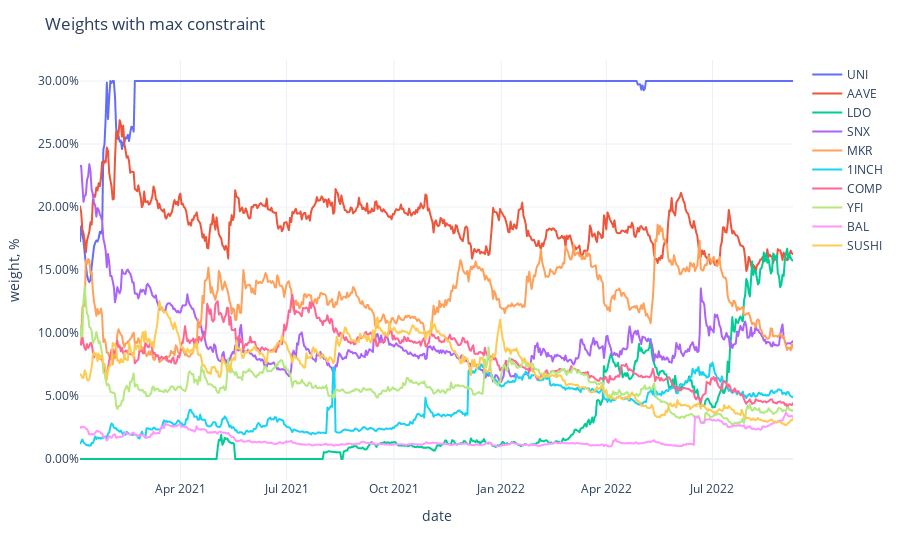

This figure's notebook cell:
### Code cell
fig = px.line(adjusted_weights,
              labels={'value': 'weight, %', 'variable': ''})
fig.update_traces(
    hovertemplate="%{y}"
)
fig.update_yaxes(
    tickformat=".2%",
)
fig.update_xaxes(
    showspikes=True,
    spikethickness=2,
    spikedash="dot",
    spikecolor="#999999",
    spikemode="across",
)
fig.update_layout(
    hovermode="x",
    hoverdistance=100,  ## Distance to show hover label of data point
    spikedistance=1000,  ## Distance to show spike
    template='plotly_white',
    title='Weights with max constraint'
)

### Figure 1 — Plotly figure (JSON) as saved in the notebook; plotly's stock layout.template omitted (floating-point values rounded to 4 significant figures; data arrays with more than 128 entries replaced by an {"elided": "..."} marker saying what was removed)
{"data": [{"hovertemplate": "%{y}", "legendgroup": "UNI", "line": {"color": "#636efa", "dash": "solid"}, "marker": {"symbol": "circle"}, "mode": "lines", "name": "UNI", "showlegend": true, "type": "scattergl", "x": {"elided": "612 str values"}, "xaxis": "x", "y": {"elided": "612 float values"}, "yaxis": "y"}, {"hovertemplate": "%{y}", "legendgroup": "AAVE", "line": {"color": "#EF553B", "dash": "solid"}, "marker": {"symbol": "circle"}, "mode": "lines", "name": "AAVE", "showlegend": true, "type": "scattergl", "x": {"elided": "612 str values"}, "xaxis": "x", "y": {"elided": "612 float values"}, "yaxis": "y"}, {"hovertemplate": "%{y}", "legendgroup": "LDO", "line": {"color": "#00cc96", "dash": "solid"}, "marker": {"symbol": "circle"}, "mode": "lines", "name": "LDO", "showlegend": true, "type": "scattergl", "x": {"elided": "612 str values"}, "xaxis": "x", "y": {"elided": "612 float values"}, "yaxis": "y"}, {"hovertemplate": "%{y}", "legendgroup": "SNX", "line": {"color": "#ab63fa", "dash": "solid"}, "marker": {"symbol": "circle"}, "mode": "lines", "name": "SNX", "showlegend": true, "type": "scattergl", "x": {"elided": "612 str values"}, "xaxis": "x", "y": {"elided": "612 float values"}, "yaxis": "y"}, {"hovertemplate": "%{y}", "legendgroup": "MKR", "line": {"color": "#FFA15A", "dash": "solid"}, "marker": {"symbol": "circle"}, "mode": "lines", "name": "MKR", "showlegend": true, "type": "scattergl", "x": {"elided": "612 str values"}, "xaxis": "x", "y": {"elided": "612 float values"}, "yaxis": "y"}, {"hovertemplate": "%{y}", "legendgroup": "1INCH", "line": {"color": "#19d3f3", "dash": "solid"}, "marker": {"symbol": "circle"}, "mode": "lines", "name": "1INCH", "showlegend": true, "type": "scattergl", "x": {"elided": "612 str values"}, "xaxis": "x", "y": {"elided": "612 float values"}, "yaxis": "y"}, {"hovertemplate": "%{y}", "legendgroup": "COMP", "line": {"color": "#FF6692", "dash": "solid"}, "marker": {"symbol": "circle"}, "mode": "lines", "name": "COMP", "showlegend": true, "type": "scattergl", "x": {"elided": "612 str values"}, "xaxis": "x", "y": {"elided": "612 float values"}, "yaxis": "y"}, {"hovertemplate": "%{y}", "legendgroup": "YFI", "line": {"color": "#B6E880", "dash": "solid"}, "marker": {"symbol": "circle"}, "mode": "lines", "name": "YFI", "showlegend": true, "type": "scattergl", "x": {"elided": "612 str values"}, "xaxis": "x", "y": {"elided": "612 float values"}, "yaxis": "y"}, {"hovertemplate": "%{y}", "legendgroup": "BAL", "line": {"color": "#FF97FF", "dash": "solid"}, "marker": {"symbol": "circle"}, "mode": "lines", "name": "BAL", "showlegend": true, "type": "scattergl", "x": {"elided": "612 str values"}, "xaxis": "x", "y": {"elided": "612 float values"}, "yaxis": "y"}, {"hovertemplate": "%{y}", "legendgroup": "SUSHI", "line": {"color": "#FECB52", "dash": "solid"}, "marker": {"symbol": "circle"}, "mode": "lines", "name": "SUSHI", "showlegend": true, "type": "scattergl", "x": {"elided": "612 str values"}, "xaxis": "x", "y": {"elided": "612 float values"}, "yaxis": "y"}], "layout": {"autosize": true, "hoverdistance": 100, "hovermode": "x", "legend": {"title": {"text": ""}, "tracegroupgap": 0}, "margin": {"t": 60}, "spikedistance": 1000, "title": {"text": "Weights with max constraint"}, "xaxis": {"anchor": "y", "autorange": true, "domain": [0, 1], "range": ["2021-01-05", "2022-09-08"], "showspikes": true, "spikecolor": "#999999", "spikedash": "dot", "spikemode": "across", "spikethickness": 2, "title": {"text": "date"}, "type": "date"}, "yaxis": {"anchor": "x", "autorange": true, "domain": [0, 1], "range": [-0.01667, 0.3167], "tickformat": ".2%", "title": {"text": "weight, %"}, "type": "linear"}}}
